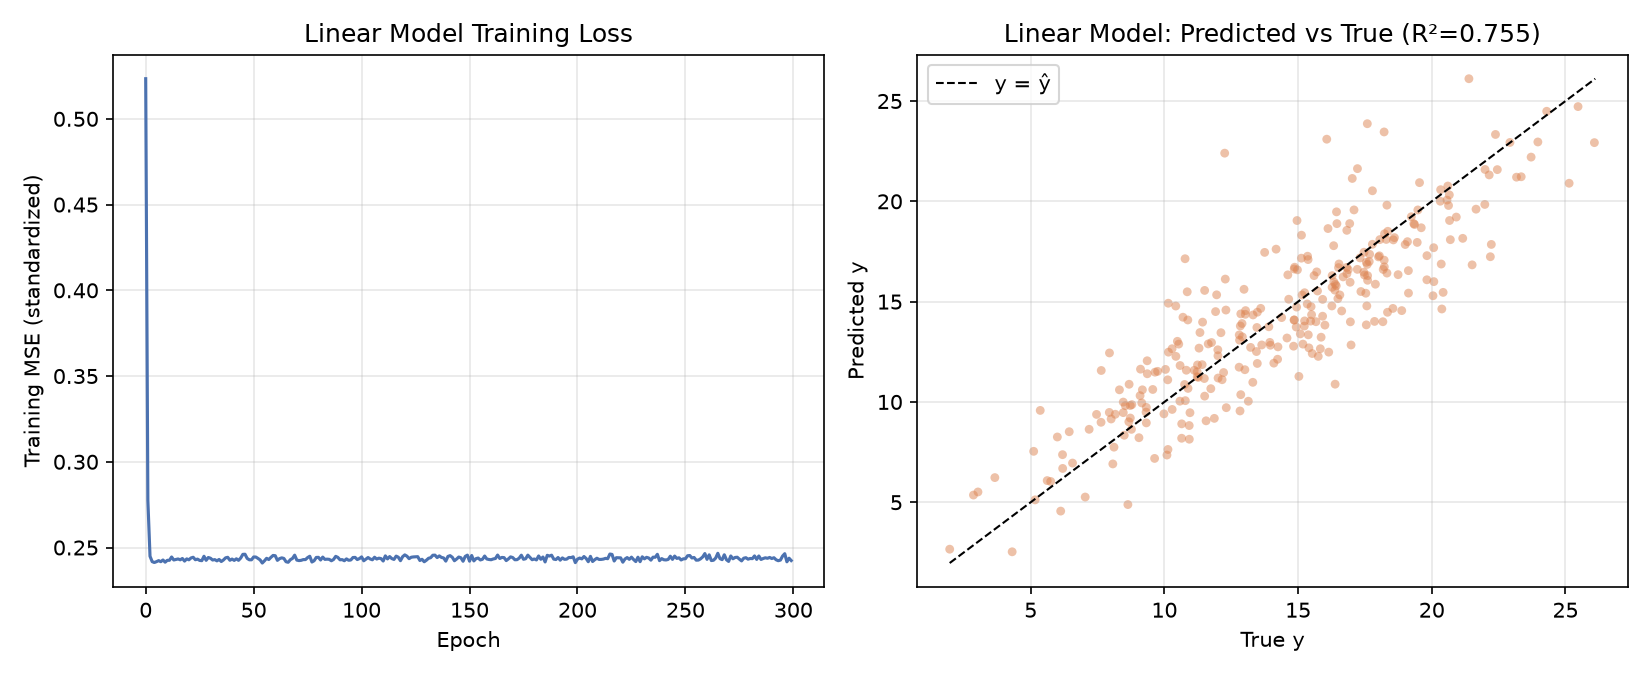

The script that saved this image:
"""
任务 2.01_一、机器学习深度学习基础知识问答：使用 PyTorch 搭建线性回归模型，拟合 make_friedman1 非线性回归数据
"""

import numpy as np
import torch
import torch.nn as nn
from sklearn.datasets import make_friedman1
from sklearn.model_selection import train_test_split
from sklearn.preprocessing import StandardScaler
from sklearn.metrics import mean_squared_error, r2_score
import matplotlib.pyplot as plt

torch.manual_seed(42)
np.random.seed(42)

# ---------------------------------------------------------------
# 01_一、机器学习深度学习基础知识问答. 数据生成
# ---------------------------------------------------------------
X, y = make_friedman1(n_samples=1500, n_features=10, noise=0.1, random_state=42)

# ---------------------------------------------------------------
# 2. 划分训练集 / 测试集
# ---------------------------------------------------------------
X_train, X_test, y_train, y_test = train_test_split(
    X, y, test_size=0.2, random_state=42
)

# ---------------------------------------------------------------
# 3. 标准化：对特征和目标都做标准化，有利于梯度下降收敛
#    （测试集必须用训练集的均值/方差进行变换，避免信息泄漏）
# ---------------------------------------------------------------
x_scaler = StandardScaler().fit(X_train)
y_scaler = StandardScaler().fit(y_train.reshape(-1, 1))

X_train_s = x_scaler.transform(X_train)
X_test_s = x_scaler.transform(X_test)
y_train_s = y_scaler.transform(y_train.reshape(-1, 1))
y_test_s = y_scaler.transform(y_test.reshape(-1, 1))

X_train_t = torch.tensor(X_train_s, dtype=torch.float32)
y_train_t = torch.tensor(y_train_s, dtype=torch.float32)
X_test_t = torch.tensor(X_test_s, dtype=torch.float32)
y_test_t = torch.tensor(y_test_s, dtype=torch.float32)

train_dataset = torch.utils.data.TensorDataset(X_train_t, y_train_t)
train_loader = torch.utils.data.DataLoader(train_dataset, batch_size=64, shuffle=True)

# ---------------------------------------------------------------
# 4. 模型定义：不含隐藏层的线性回归 —— 等价于 y = Wx + b
# ---------------------------------------------------------------
class LinearRegressionModel(nn.Module):
    def __init__(self, in_features):
        super().__init__()
        self.linear = nn.Linear(in_features, 1)

    def forward(self, x):
        return self.linear(x)


model = LinearRegressionModel(in_features=X_train.shape[1])
criterion = nn.MSELoss()
optimizer = torch.optim.Adam(model.parameters(), lr=0.01)

# ---------------------------------------------------------------
# 5. 训练
# ---------------------------------------------------------------
epochs = 300
loss_history = []

for epoch in range(1, epochs + 1):
    model.train()
    epoch_losses = []
    for xb, yb in train_loader:
        optimizer.zero_grad()
        pred = model(xb)
        loss = criterion(pred, yb)
        loss.backward()
        optimizer.step()
        epoch_losses.append(loss.item())
    loss_history.append(np.mean(epoch_losses))

    if epoch % 50 == 0:
        print(f"Epoch {epoch:3d} | Train MSE (standardized): {loss_history[-1]:.4f}")

# ---------------------------------------------------------------
# 6. 测试集评估（还原到原始 y 尺度再算指标，更直观）
# ---------------------------------------------------------------
model.eval()
with torch.no_grad():
    pred_test_s = model(X_test_t).numpy()

pred_test = y_scaler.inverse_transform(pred_test_s).ravel()

mse = mean_squared_error(y_test, pred_test)
rmse = np.sqrt(mse)
mae = np.mean(np.abs(y_test - pred_test))
r2 = r2_score(y_test, pred_test)

print("\n===== 测试集结果 =====")
print(f"MSE : {mse:.4f}")
print(f"RMSE: {rmse:.4f}")
print(f"MAE : {mae:.4f}")
print(f"R^2 : {r2:.4f}")

# ---------------------------------------------------------------
# 7. 可视化：训练损失曲线 + 预测值 vs 真实值散点图
# ---------------------------------------------------------------
fig, axes = plt.subplots(1, 2, figsize=(11, 4.5))

axes[0].plot(loss_history, color="#4C72B0")
axes[0].set_xlabel("Epoch")
axes[0].set_ylabel("Training MSE (standardized)")
axes[0].set_title("Linear Model Training Loss")
axes[0].grid(alpha=0.3)

axes[1].scatter(y_test, pred_test, alpha=0.5, s=18, color="#DD8452", edgecolor="none")
lims = [min(y_test.min(), pred_test.min()), max(y_test.max(), pred_test.max())]
axes[1].plot(lims, lims, "k--", linewidth=1, label="y = ŷ")
axes[1].set_xlabel("True y")
axes[1].set_ylabel("Predicted y")
axes[1].set_title(f"Linear Model: Predicted vs True (R²={r2:.3f})")
axes[1].legend()
axes[1].grid(alpha=0.3)

plt.tight_layout()
plt.savefig("linear_noise=0.1.png", dpi=150)
plt.show()
